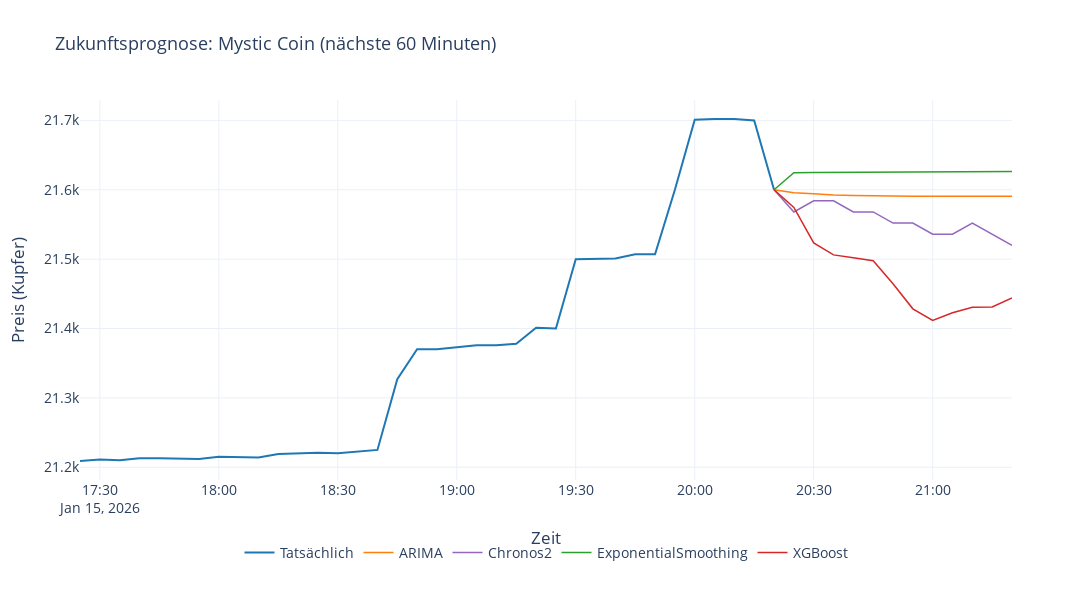

The notebook cell saved with this chart:
### Markdown cell above
## Screenshot 1: Forecast-Vergleich (Zukunftsprognosen)

### Code cell
# Anzahl der Actual-Datenpunkte die angezeigt werden sollen
ACTUAL_POINTS_TO_SHOW = 36

# Context/History Daten aus dem Result extrahieren
context = result.get("context") or {}
history_ts = pd.to_datetime(context.get("timestamps", []))
history_vals = context.get("values", [])

# Nur die letzten N Actual-Punkte anzeigen
if ACTUAL_POINTS_TO_SHOW > 0 and len(history_ts) > ACTUAL_POINTS_TO_SHOW:
    history_ts = history_ts[-ACTUAL_POINTS_TO_SHOW:]
    history_vals = history_vals[-ACTUAL_POINTS_TO_SHOW:]

# Letzten gültigen Actual-Punkt finden für smooth connection
last_actual = None
if len(history_ts) and len(history_vals):
    for ts, val in zip(reversed(history_ts), reversed(history_vals)):
        if val is not None and not pd.isna(val):
            last_actual = (ts, val)
            break

print(f"Zeige {len(history_ts)} Actual-Datenpunkte")
print(f"Letzter Actual-Punkt: {last_actual}")

# Daten für Future Forecast sammeln (mit smooth connection zum letzten Actual)
future_rows = []
for m in models_payload:
    model_name = m.get("model_name")
    f_ts = m.get("future", {}).get("timestamps", [])
    f_vals = m.get("future", {}).get("values", [])
    
    # Letzten Actual-Punkt am Anfang hinzufügen für smooth connection
    if last_actual is not None and len(f_ts) > 0:
        last_ts, last_val = last_actual
        if pd.to_datetime(f_ts[0]) != pd.to_datetime(last_ts):
            f_ts = [last_ts] + list(f_ts)
            f_vals = [last_val] + list(f_vals)
    
    for ts, val in zip(f_ts, f_vals):
        future_rows.append({"timestamp": ts, "value": val, "model": model_name})

df_future = pd.DataFrame(future_rows)
df_future["timestamp"] = pd.to_datetime(df_future["timestamp"])

# Plot erstellen (Styling wie in forecast_app.py)
fig_future = go.Figure()

# Actual-Linie hinzufügen (gleiche Dicke wie Forecast-Linien)
if len(history_ts) > 0:
    fig_future.add_trace(go.Scatter(
        x=history_ts,
        y=history_vals,
        mode="lines",
        name="Tatsächlich",
        line=dict(color=ACTUAL_COLOR, width=2),
    ))

# Forecast-Linien für jedes Modell
for model_name in df_future["model"].unique():
    df_model = df_future[df_future["model"] == model_name]
    fig_future.add_trace(go.Scatter(
        x=df_model["timestamp"],
        y=df_model["value"],
        mode="lines",
        name=model_name,
        line=dict(color=MODEL_COLORS.get(model_name, "#7f7f7f"), width=1.5),
    ))

fig_future.update_layout(
    title=f"Zukunftsprognose: Mystic Coin (nächste {CONFIG['forecast']['horizon'] * 5} Minuten)",
    xaxis_title="Zeit",
    yaxis_title="Preis (Kupfer)",
    template="plotly_white",
    legend=dict(orientation="h", yanchor="top", y=-0.15, xanchor="center", x=0.5),
    font=dict(size=14),
    title_font_size=18,
    width=1200,
    height=600,
    margin=dict(b=120),
)

fig_future.show()

### Figure 1 — Plotly figure (JSON) as saved in the notebook; plotly's stock layout.template omitted (floating-point values rounded to 4 significant figures)
{"data": [{"line": {"color": "#1f77b4", "width": 2}, "mode": "lines", "name": "Tatsächlich", "type": "scatter", "x": ["2026-01-15T17:25:00", "2026-01-15T17:30:00", "2026-01-15T17:35:00", "2026-01-15T17:40:00", "2026-01-15T17:45:00", "2026-01-15T17:50:00", "2026-01-15T17:55:00", "2026-01-15T18:00:00", "2026-01-15T18:05:00", "2026-01-15T18:10:00", "2026-01-15T18:15:00", "2026-01-15T18:20:00", "2026-01-15T18:25:00", "2026-01-15T18:30:00", "2026-01-15T18:35:00", "2026-01-15T18:40:00", "2026-01-15T18:45:00", "2026-01-15T18:50:00", "2026-01-15T18:55:00", "2026-01-15T19:00:00", "2026-01-15T19:05:00", "2026-01-15T19:10:00", "2026-01-15T19:15:00", "2026-01-15T19:20:00", "2026-01-15T19:25:00", "2026-01-15T19:30:00", "2026-01-15T19:35:00", "2026-01-15T19:40:00", "2026-01-15T19:45:00", "2026-01-15T19:50:00", "2026-01-15T19:55:00", "2026-01-15T20:00:00", "2026-01-15T20:05:00", "2026-01-15T20:10:00", "2026-01-15T20:15:00", "2026-01-15T20:20:00"], "y": [21209, 21211, 21210, 21213, 21213, 21212, 21212, 21215, 21214, 21214, 21219, 21220, 21221, 21220, 21222, 21225, 21327, 21370, 21370, 21373, 21376, 21376, 21378, 21401, 21400, 21500, 21501, 21501, 21507, 21507, 21600, 21701, 21702, 21702, 21700, 21600]}, {"line": {"color": "#ff7f0e", "width": 1.5}, "mode": "lines", "name": "ARIMA", "type": "scatter", "x": ["2026-01-15T20:20:00", "2026-01-15T20:25:00", "2026-01-15T20:30:00", "2026-01-15T20:35:00", "2026-01-15T20:40:00", "2026-01-15T20:45:00", "2026-01-15T20:50:00", "2026-01-15T20:55:00", "2026-01-15T21:00:00", "2026-01-15T21:05:00", "2026-01-15T21:10:00", "2026-01-15T21:15:00", "2026-01-15T21:20:00"], "y": [21600.0, 21600.0, 21590.0, 21590.0, 21590.0, 21590.0, 21590.0, 21590.0, 21590.0, 21590.0, 21590.0, 21590.0, 21590.0]}, {"line": {"color": "#9467bd", "width": 1.5}, "mode": "lines", "name": "Chronos2", "type": "scatter", "x": ["2026-01-15T20:20:00", "2026-01-15T20:25:00", "2026-01-15T20:30:00", "2026-01-15T20:35:00", "2026-01-15T20:40:00", "2026-01-15T20:45:00", "2026-01-15T20:50:00", "2026-01-15T20:55:00", "2026-01-15T21:00:00", "2026-01-15T21:05:00", "2026-01-15T21:10:00", "2026-01-15T21:15:00", "2026-01-15T21:20:00"], "y": [21600.0, 21570.0, 21580.0, 21580.0, 21570.0, 21570.0, 21550.0, 21550.0, 21540.0, 21540.0, 21550.0, 21540.0, 21520.0]}, {"line": {"color": "#2ca02c", "width": 1.5}, "mode": "lines", "name": "ExponentialSmoothing", "type": "scatter", "x": ["2026-01-15T20:20:00", "2026-01-15T20:25:00", "2026-01-15T20:30:00", "2026-01-15T20:35:00", "2026-01-15T20:40:00", "2026-01-15T20:45:00", "2026-01-15T20:50:00", "2026-01-15T20:55:00", "2026-01-15T21:00:00", "2026-01-15T21:05:00", "2026-01-15T21:10:00", "2026-01-15T21:15:00", "2026-01-15T21:20:00"], "y": [21600.0, 21620.0, 21620.0, 21620.0, 21630.0, 21630.0, 21630.0, 21630.0, 21630.0, 21630.0, 21630.0, 21630.0, 21630.0]}, {"line": {"color": "#d62728", "width": 1.5}, "mode": "lines", "name": "XGBoost", "type": "scatter", "x": ["2026-01-15T20:20:00", "2026-01-15T20:25:00", "2026-01-15T20:30:00", "2026-01-15T20:35:00", "2026-01-15T20:40:00", "2026-01-15T20:45:00", "2026-01-15T20:50:00", "2026-01-15T20:55:00", "2026-01-15T21:00:00", "2026-01-15T21:05:00", "2026-01-15T21:10:00", "2026-01-15T21:15:00", "2026-01-15T21:20:00"], "y": [21600.0, 21570.0, 21520.0, 21510.0, 21500.0, 21500.0, 21460.0, 21430.0, 21410.0, 21420.0, 21430.0, 21430.0, 21440.0]}], "layout": {"font": {"size": 14}, "height": 600, "legend": {"orientation": "h", "x": 0.5, "xanchor": "center", "y": -0.15, "yanchor": "top"}, "margin": {"b": 120}, "title": {"font": {"size": 18}, "text": "Zukunftsprognose: Mystic Coin (nächste 60 Minuten)"}, "width": 1200, "xaxis": {"title": {"text": "Zeit"}}, "yaxis": {"title": {"text": "Preis (Kupfer)"}}}}
